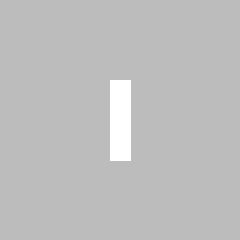
Frame 1 (no input)
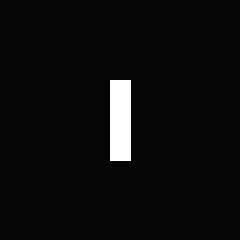
Frame 60 (the mouse pressed at the canvas centre just before this capture)
Frame 120 (the mouse held since frame 60 and released just before this capture): identical to frame 60, image omitted

The Processing sketch that drew these frames (run headless with seeded random() and noise(); from frame 60 on, the mouse is pressed at the canvas centre):

// Processing sketch: processing_139063
// ── processing_139063.pde

// creHACKtivity workshop
// incontro 04 - prova scie

// dichiaro un 'oggetto' della classe 'Rectangle' e gli do come nome 'pippo'
Rectangle pippo;

/////////////////////////////////////////////////////////////////// SETUP
void setup() {
  size(240, 240);
  smooth();
  rectMode(CENTER);
  
  // chiamo il 'costruttore' dell'oggetto 'pippo'
  // passandogli i 5 parametri per l'inizializzazione
  // 1) posizione iniziale x;
  // 2) posizione iniziale y;
  // 3) velocita'  di movimento;
  // 4) larghezza;
  // 5) altezza.
  pippo = new Rectangle(width/2, height/2, 10, 20, 80);
}

//////////////////////////////////////////////////////////////////// DRAW
void draw() {
  // per tracciare le scie evito di disegnare lo sfondo.
  // al suo posto disegno invece un rettangolo di colore nero 
  // con opacita'  parziale .
  //background(0);
  pushStyle();
  noStroke();
  fill(0, 20);
  rect(width/2, height/2, width, height);
  popStyle();

  // chiamo i metodi checkBounds() e display() dell'oggetto 'pippo'
  // nell'ordine:
  // 1) il metodo 'checkBounds' per il controllo dei bordi
  // 2) per la resa visiva del rettangolo a schermo
  pippo.checkBounds();
  pippo.display();
}


///////////////////////////////////////////////////////////// KEY PRESSED 
void keyPressed() {
  // chiamo il metodo move() dell'oggetto 'pippo' per provvedere al suo movimento
  pippo.move();
  
}
// la classe 'Rectangle' e' stata creata per raccogliere tutte 
// le variabili e le funzioni legate al setup e alla gestione 
// del rettangolo in un unico luogo.
// Una volta creata la classe e' possibile ottenerne delle 'istanze' o 'oggetti'

class Rectangle {
  // i DATI
  int x;
  int y;
  int vel;
  int w;
  int h;
  
  // il COSTRUTTORE
  // questo cotruttore deve essere chiamato nel momento in cui
  // si crei uno o piu' oggetti di tipo'Rectangle'. Il costruttore ,
  // in questo esempio, prende 5 argomenti di tipo intero, che vengono usati per
  // inizializzare le variabili 'x', 'y', 'vel', 'w' e 'h' interne.
  Rectangle(int a, int b, int c, int d, int e) {
    x = a;
    y = b;
    vel = c;
    w = d;
    h = e;    
  }
  
  // le FUNZIONALITA' (METODI)
  // i metodi sono delle funzioni proprie della classe 
  // nel nostro esempio abbiamo bisogno di 3 metodi principali 
  // per assolvere a tutte le necessita'Ã�Â :
  // 1) 'DISPLAY' per mostrare a schermo il rettangolo;
  // 2) 'MOVE' per creare il movimento del rettangolo 
  // 3) 'CHECKBOUNDS' per effettuare il controllo sulla posizione 
  //    e su contorni del riquadro.
  
  // metodo DISPLAY
  void display() { 
    stroke(255);
    fill(255);
    rect(x, y, w, h);    
  }
  
  // metodo MOVE
  void move() {
    if (key == CODED) {
      switch(keyCode) {
        
        case UP:
        //println("SU");
        y = y - vel;
        break;
        
        case DOWN:
        //println("GIU'");
        y = y + vel;
        
        break;
        
        case LEFT:
        //println("SINISTRA");
        x = x - vel;
  
        break;
        
        case RIGHT:
        //println("DESTRA");
        x = x + vel;
  
        break;
        
        default:
        //println("DEFAULT");     
        break;
      }  
    }  
  }
  
  // 3) motodo CHECK BOUNDS
  void checkBounds() {
    if (y - h/2< 0) 
      y = 0 + h/2;
          
     if (y + h/2> height) 
       y = height - h/2;
    
    if (x - w/2< 0)
      x = 0 + w/2;
           
    if ( x + w/2> width)
      x = width - w/2;
    
  }
  
}
